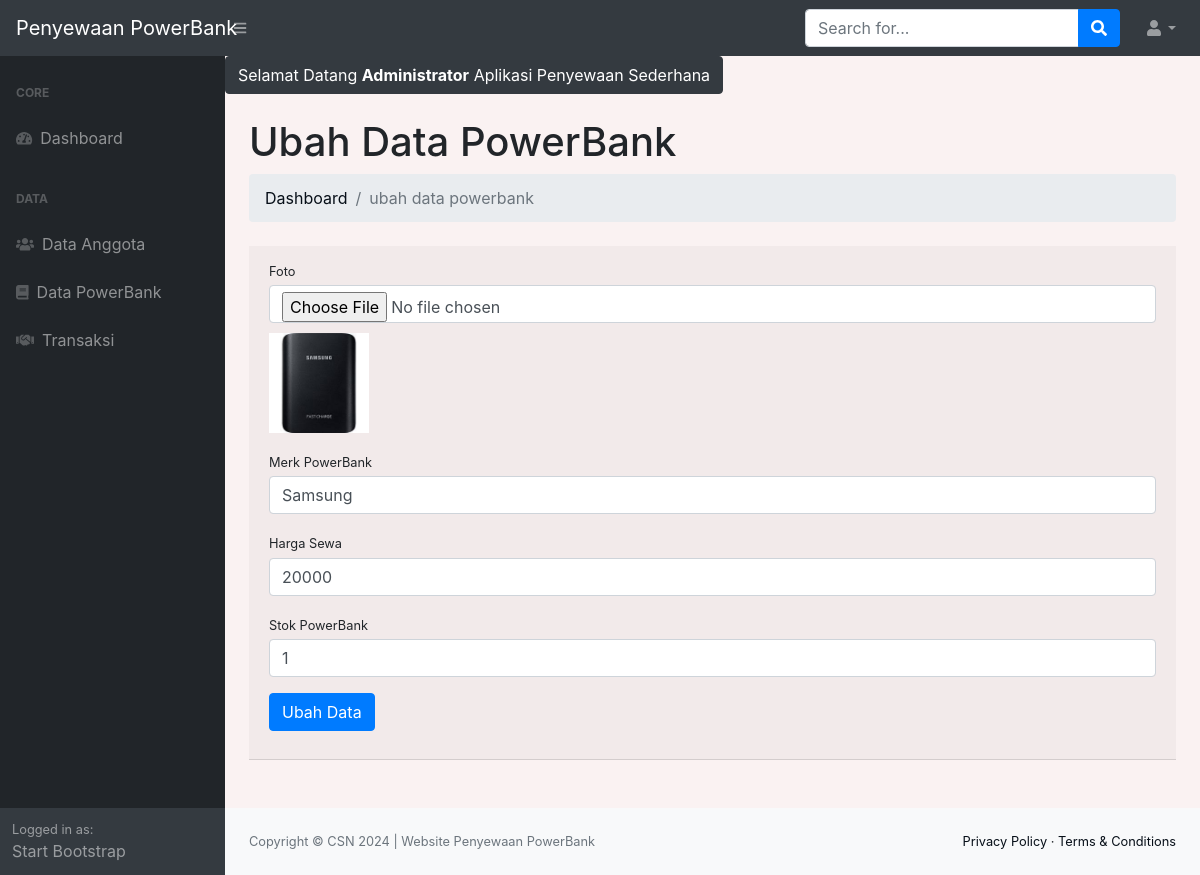
The page /index.php?p=anggota&aksi=ubah&id=2 (signed in) on the database its author committed.
### tables this page shows
CREATE TABLE `tb_powerbank` (
  `id_barang` int(11) NOT NULL,
  `foto` varchar(500) NOT NULL,
  `nama` varchar(200) NOT NULL,
  `harga` varchar(100) NOT NULL,
  `jumlah_stok` int(3) NOT NULL
);

### ubah.php (the view, shortened to what this page needs)
<?php
$id_barang = $_GET['id'];
$sql = $conn->query("SELECT * FROM tb_powerbank WHERE id_barang = $id_barang") or die(mysqli_error($conn));
$pecahSql = $sql->fetch_assoc();
?>
<h1 class="mt-4">Ubah Data PowerBank</h1>
<ol class="breadcrumb mb-4">
    <li class="breadcrumb-item"><a href="index.php">Dashboard</a></li>
    <li class="breadcrumb-item active">ubah data powerbank</li>
</ol>
<div class="card-header mb-5">
	<form action="" method="post" enctype="multipart/form-data">
    <div class="form-group">
            <label class="small mb-1" for="foto">Foto</label>
            <input class="form-control" id="foto" name="foto" type="file" accept="image/*" />
            <?php if (isset($pecahSql['foto'])) : ?>
                <img src="gambar/<?= $pecahSql['foto']; ?>" alt="Current Image" style="max-width: 100px; margin-top: 10px;" />
            <?php endif; ?>
        </div>
    <div class="form-group">
        <label class="small mb-1" for="nama">Merk PowerBank</label>
        <input class="form-control" id="nama" name="nama" type="text" placeholder="Masukan merk powerbank" value="<?= $pecahSql['nama']; ?>" />
    </div>
    <div class="form-group">
        <label class="small mb-1" for="harga">Harga Sewa</label>
        <input class="form-control" id="harga" name="harga" type="number" value="<?= $pecahSql['harga']; ?>" placeholder="Masukan harga sewa"/>
    </div>
    <div class="form-group">
        <label class="small mb-1" for="jumlah_stok">Stok PowerBank</label>
        <input class="form-control" id="jumlah_stok" name="jumlah_stok" type="number" value="<?= $pecahSql['jumlah_stok']; ?>" placeholder="Masukan jumlah stok"/>
    </div>
    <div class="form-group">
    	<button type="submit" class="btn btn-primary" name="ubah">Ubah Data</button>
    </div>
	</form>
</div>

### rows shown on the page
tb_powerbank: foto (picture), nama "Samsung", harga "20000", jumlah_stok "1"

### other values the page prints
$_SESSION['login']['nama'] "Administrator"
